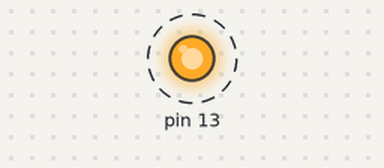
This sketch was run on a simulated Arduino Uno, built with avr-gcc and run on an emulated ATmega328P. On the bench: output pins drawn as LEDs (lit = HIGH). Dashed ring = blinking. What the sketch prints to the serial monitor is not drawn.

Above: at 0.5 s.
Timing chart, 0 to 4.6 s (numbered marks = the images above):
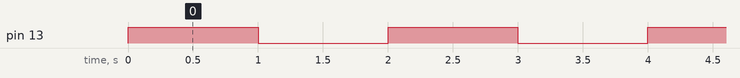

The sketch:

tarefa4_base.ino
```cpp
int ligado=1;
void setup() {
  pinMode(13 ,OUTPUT );
  // put your setup code here, to run once:
  TCCR1A = 0;
  TCCR1B = 0;
  TCNT1 = 0;//inicia o contador como zero
  TCCR1B |= (1 << WGM12); //aciona o CTC(clear timer on compare)
  OCR1A = 15624;// = (16*10^6) / (1*1024) - 1 (must be <65536)
  //conta pra calcular esse valor
  //[16,000,000Hz/ (prescaler * desired interrupt frequency) ] - 1

  TCCR1B |= (1 << CS12) | (1 << CS10); //aciona o prescaler de 1024
  TIMSK1 |= (1<<OCIE1A);   // enable timer compare interrupt
  Serial.begin(9600);
}
ISR(TIMER1_COMPA_vect){//timer1 interrupt 1Hz toggles pin 13 (LED)
//generates pulse wave of frequency 1Hz/2 = 0.5kHz (takes two cycles for full wave- toggle high then toggle low)
  if (ligado){
    digitalWrite(13,HIGH);
    Serial.println("high");
    ligado = 0;
  }
  else{
    digitalWrite(13,LOW);
    Serial.println("low");
    ligado = 1;
  }
}
void loop() {
  // put your main code here, to run repeatedly:

}

//https://www.instructables.com/id/Arduino-Timer-Interrupts/
```

Measured:
- by itself, pin 13: alternates HIGH for 1.0 s and LOW for 1.0 s
